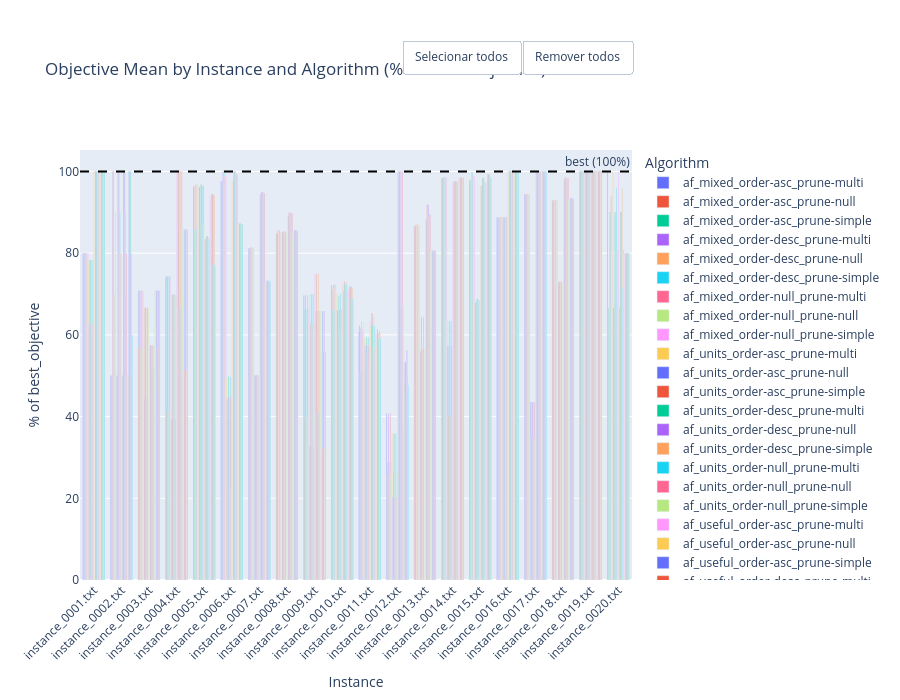

The code cell stored with this chart in its notebook:
### Code cell
# Objective Mean as % of Best Objective

objective_plot = (
    df.pivot_table(
        index='instance',
        columns='algorithm',
        values='objective_mean',
        aggfunc='mean'
    )
    .sort_index()
    .fillna(0)
)

best_objective_by_instance = (
    df[['instance', 'best_objective']]
    .drop_duplicates(subset='instance')
    .set_index('instance')['best_objective']
)

objective_pct_plot = objective_plot.div(best_objective_by_instance, axis=0) * 100
objective_pct_plot = objective_pct_plot.replace([float('inf'), -float('inf')], 0).fillna(0)

fig = go.Figure()
for algo in objective_pct_plot.columns:
    fig.add_trace(go.Bar(
        name=algo,
        x=objective_pct_plot.index,
        y=objective_pct_plot[algo],
        hovertemplate=f'<b>{algo}</b><br>Instance: %{{x}}<br>%{{y:.1f}}% of best<extra></extra>'
    ))

fig.add_hline(y=100, line_dash='dash', line_color='black', annotation_text='best (100%)')

fig.update_layout(
    barmode='group',
    title='Objective Mean by Instance and Algorithm (% of Best Objective)',
    xaxis_title='Instance',
    yaxis_title='% of best_objective',
    legend_title='Algorithm',
    height=700,
    margin=dict(t=150),
    xaxis_tickangle=-45,
)
add_legend_mass_toggle(fig)
fig.show()

### Figure 1 — Plotly figure (JSON) as saved in the notebook; plotly's stock layout.template omitted (floating-point values rounded to 4 significant figures)
{"data": [{"hovertemplate": "<b>af_mixed_order-asc_prune-multi</b><br>Instance: %{x}<br>%{y:.1f}% of best<extra></extra>", "name": "af_mixed_order-asc_prune-multi", "type": "bar", "x": ["instance_0001.txt", "instance_0002.txt", "instance_0003.txt", "instance_0004.txt", "instance_0005.txt", "instance_0006.txt", "instance_0007.txt", "instance_0008.txt", "instance_0009.txt", "instance_0010.txt", "instance_0011.txt", "instance_0012.txt", "instance_0013.txt", "instance_0014.txt", "instance_0015.txt", "instance_0016.txt", "instance_0017.txt", "instance_0018.txt", "instance_0019.txt", "instance_0020.txt"], "y": [80.0, 50.0, 70.83, 74.29, 96.35, 97.68, 81.12, 84.82, 69.62, 72.09, 60.68, 40.78, 86.67, 98.4, 97.77, 88.82, 94.52, 92.83, 100.0, 100.0]}, {"hovertemplate": "<b>af_mixed_order-asc_prune-null</b><br>Instance: %{x}<br>%{y:.1f}% of best<extra></extra>", "name": "af_mixed_order-asc_prune-null", "type": "bar", "x": ["instance_0001.txt", "instance_0002.txt", "instance_0003.txt", "instance_0004.txt", "instance_0005.txt", "instance_0006.txt", "instance_0007.txt", "instance_0008.txt", "instance_0009.txt", "instance_0010.txt", "instance_0011.txt", "instance_0012.txt", "instance_0013.txt", "instance_0014.txt", "instance_0015.txt", "instance_0016.txt", "instance_0017.txt", "instance_0018.txt", "instance_0019.txt", "instance_0020.txt"], "y": [80.0, 50.0, 56.67, 41.27, 96.35, 97.68, 81.12, 84.82, 39.78, 71.07, 62.24, 25.68, 86.67, 98.4, 97.77, 88.82, 94.52, 92.83, 100.0, 66.67]}, {"hovertemplate": "<b>af_mixed_order-asc_prune-simple</b><br>Instance: %{x}<br>%{y:.1f}% of best<extra></extra>", "name": "af_mixed_order-asc_prune-simple", "type": "bar", "x": ["instance_0001.txt", "instance_0002.txt", "instance_0003.txt", "instance_0004.txt", "instance_0005.txt", "instance_0006.txt", "instance_0007.txt", "instance_0008.txt", "instance_0009.txt", "instance_0010.txt", "instance_0011.txt", "instance_0012.txt", "instance_0013.txt", "instance_0014.txt", "instance_0015.txt", "instance_0016.txt", "instance_0017.txt", "instance_0018.txt", "instance_0019.txt", "instance_0020.txt"], "y": [80.0, 50.0, 70.83, 74.29, 85.64, 97.68, 81.12, 84.82, 66.31, 65.96, 50.57, 28.89, 86.67, 98.4, 97.77, 88.82, 94.52, 92.83, 100.0, 66.67]}, {"hovertemplate": "<b>af_mixed_order-desc_prune-multi</b><br>Instance: %{x}<br>%{y:.1f}% of best<extra></extra>", "name": "af_mixed_order-desc_prune-multi", "type": "bar", "x": ["instance_0001.txt", "instance_0002.txt", "instance_0003.txt", "instance_0004.txt", "instance_0005.txt", "instance_0006.txt", "instance_0007.txt", "instance_0008.txt", "instance_0009.txt", "instance_0010.txt", "instance_0011.txt", "instance_0012.txt", "instance_0013.txt", "instance_0014.txt", "instance_0015.txt", "instance_0016.txt", "instance_0017.txt", "instance_0018.txt", "instance_0019.txt", "instance_0020.txt"], "y": [80.0, 100.0, 70.83, 74.29, 96.91, 100.0, 81.38, 85.71, 69.62, 72.34, 61.72, 40.78, 87.01, 98.65, 99.78, 88.82, 94.52, 93.0, 100.0, 90.0]}, {"hovertemplate": "<b>af_mixed_order-desc_prune-null</b><br>Instance: %{x}<br>%{y:.1f}% of best<extra></extra>", "name": "af_mixed_order-desc_prune-null", "type": "bar", "x": ["instance_0001.txt", "instance_0002.txt", "instance_0003.txt", "instance_0004.txt", "instance_0005.txt", "instance_0006.txt", "instance_0007.txt", "instance_0008.txt", "instance_0009.txt", "instance_0010.txt", "instance_0011.txt", "instance_0012.txt", "instance_0013.txt", "instance_0014.txt", "instance_0015.txt", "instance_0016.txt", "instance_0017.txt", "instance_0018.txt", "instance_0019.txt", "instance_0020.txt"], "y": [80.0, 100.0, 56.67, 41.27, 96.91, 100.0, 81.38, 85.71, 39.78, 71.32, 63.3, 25.68, 87.01, 98.65, 99.78, 88.82, 94.52, 93.0, 100.0, 90.0]}, {"hovertemplate": "<b>af_mixed_order-desc_prune-simple</b><br>Instance: %{x}<br>%{y:.1f}% of best<extra></extra>", "name": "af_mixed_order-desc_prune-simple", "type": "bar", "x": ["instance_0001.txt", "instance_0002.txt", "instance_0003.txt", "instance_0004.txt", "instance_0005.txt", "instance_0006.txt", "instance_0007.txt", "instance_0008.txt", "instance_0009.txt", "instance_0010.txt", "instance_0011.txt", "instance_0012.txt", "instance_0013.txt", "instance_0014.txt", "instance_0015.txt", "instance_0016.txt", "instance_0017.txt", "instance_0018.txt", "instance_0019.txt", "instance_0020.txt"], "y": [80.0, 100.0, 70.83, 74.29, 86.14, 100.0, 81.38, 85.71, 66.31, 66.19, 52.53, 28.89, 87.01, 98.65, 99.78, 88.82, 94.52, 93.0, 100.0, 90.0]}, {"hovertemplate": "<b>af_mixed_order-null_prune-multi</b><br>Instance: %{x}<br>%{y:.1f}% of best<extra></extra>", "name": "af_mixed_order-null_prune-multi", "type": "bar", "x": ["instance_0001.txt", "instance_0002.txt", "instance_0003.txt", "instance_0004.txt", "instance_0005.txt", "instance_0006.txt", "instance_0007.txt", "instance_0008.txt", "instance_0009.txt", "instance_0010.txt", "instance_0011.txt", "instance_0012.txt", "instance_0013.txt", "instance_0014.txt", "instance_0015.txt", "instance_0016.txt", "instance_0017.txt", "instance_0018.txt", "instance_0019.txt", "instance_0020.txt"], "y": [80.0, 70.0, 70.83, 74.29, 96.7, 98.9, 81.3, 85.15, 69.62, 72.26, 61.07, 40.78, 86.88, 98.53, 98.93, 88.82, 94.52, 92.94, 100.0, 94.0]}, {"hovertemplate": "<b>af_mixed_order-null_prune-null</b><br>Instance: %{x}<br>%{y:.1f}% of best<extra></extra>", "name": "af_mixed_order-null_prune-null", "type": "bar", "x": ["instance_0001.txt", "instance_0002.txt", "instance_0003.txt", "instance_0004.txt", "instance_0005.txt", "instance_0006.txt", "instance_0007.txt", "instance_0008.txt", "instance_0009.txt", "instance_0010.txt", "instance_0011.txt", "instance_0012.txt", "instance_0013.txt", "instance_0014.txt", "instance_0015.txt", "instance_0016.txt", "instance_0017.txt", "instance_0018.txt", "instance_0019.txt", "instance_0020.txt"], "y": [80.0, 70.0, 56.67, 41.27, 96.74, 98.93, 81.24, 85.2, 39.78, 71.2, 62.97, 25.68, 86.84, 98.52, 98.3, 88.82, 94.52, 92.9, 100.0, 80.67]}, {"hovertemplate": "<b>af_mixed_order-null_prune-simple</b><br>Instance: %{x}<br>%{y:.1f}% of best<extra></extra>", "name": "af_mixed_order-null_prune-simple", "type": "bar", "x": ["instance_0001.txt", "instance_0002.txt", "instance_0003.txt", "instance_0004.txt", "instance_0005.txt", "instance_0006.txt", "instance_0007.txt", "instance_0008.txt", "instance_0009.txt", "instance_0010.txt", "instance_0011.txt", "instance_0012.txt", "instance_0013.txt", "instance_0014.txt", "instance_0015.txt", "instance_0016.txt", "instance_0017.txt", "instance_0018.txt", "instance_0019.txt", "instance_0020.txt"], "y": [80.0, 90.0, 70.83, 74.29, 85.99, 99.07, 81.3, 85.2, 66.31, 66.12, 51.42, 28.89, 86.86, 98.52, 98.62, 88.82, 94.52, 92.94, 100.0, 80.67]}, {"hovertemplate": "<b>af_units_order-asc_prune-multi</b><br>Instance: %{x}<br>%{y:.1f}% of best<extra></extra>", "name": "af_units_order-asc_prune-multi", "type": "bar", "x": ["instance_0001.txt", "instance_0002.txt", "instance_0003.txt", "instance_0004.txt", "instance_0005.txt", "instance_0006.txt", "instance_0007.txt", "instance_0008.txt", "instance_0009.txt", "instance_0010.txt", "instance_0011.txt", "instance_0012.txt", "instance_0013.txt", "instance_0014.txt", "instance_0015.txt", "instance_0016.txt", "instance_0017.txt", "instance_0018.txt", "instance_0019.txt", "instance_0020.txt"], "y": [78.33, 50.0, 66.67, 69.84, 96.2, 49.43, 50.0, 85.09, 70.03, 70.17, 59.27, 35.88, 63.93, 63.31, 68.02, 88.82, 43.49, 72.74, 100.0, 100.0]}, {"hovertemplate": "<b>af_units_order-asc_prune-null</b><br>Instance: %{x}<br>%{y:.1f}% of best<extra></extra>", "name": "af_units_order-asc_prune-null", "type": "bar", "x": ["instance_0001.txt", "instance_0002.txt", "instance_0003.txt", "instance_0004.txt", "instance_0005.txt", "instance_0006.txt", "instance_0007.txt", "instance_0008.txt", "instance_0009.txt", "instance_0010.txt", "instance_0011.txt", "instance_0012.txt", "instance_0013.txt", "instance_0014.txt", "instance_0015.txt", "instance_0016.txt", "instance_0017.txt", "instance_0018.txt", "instance_0019.txt", "instance_0020.txt"], "y": [62.67, 50.0, 44.44, 39.29, 96.2, 44.49, 50.0, 85.09, 32.73, 66.04, 57.34, 20.19, 55.94, 57.28, 68.02, 88.82, 43.49, 72.74, 100.0, 66.67]}, {"hovertemplate": "<b>af_units_order-asc_prune-simple</b><br>Instance: %{x}<br>%{y:.1f}% of best<extra></extra>", "name": "af_units_order-asc_prune-simple", "type": "bar", "x": ["instance_0001.txt", "instance_0002.txt", "instance_0003.txt", "instance_0004.txt", "instance_0005.txt", "instance_0006.txt", "instance_0007.txt", "instance_0008.txt", "instance_0009.txt", "instance_0010.txt", "instance_0011.txt", "instance_0012.txt", "instance_0013.txt", "instance_0014.txt", "instance_0015.txt", "instance_0016.txt", "instance_0017.txt", "instance_0018.txt", "instance_0019.txt", "instance_0020.txt"], "y": [78.33, 50.0, 66.67, 69.84, 86.58, 22.24, 50.0, 85.09, 62.74, 61.24, 52.25, 26.19, 55.94, 40.1, 68.02, 88.82, 34.79, 72.74, 100.0, 66.67]}, {"hovertemplate": "<b>af_units_order-desc_prune-multi</b><br>Instance: %{x}<br>%{y:.1f}% of best<extra></extra>", "name": "af_units_order-desc_prune-multi", "type": "bar", "x": ["instance_0001.txt", "instance_0002.txt", "instance_0003.txt", "instance_0004.txt", "instance_0005.txt", "instance_0006.txt", "instance_0007.txt", "instance_0008.txt", "instance_0009.txt", "instance_0010.txt", "instance_0011.txt", "instance_0012.txt", "instance_0013.txt", "instance_0014.txt", "instance_0015.txt", "instance_0016.txt", "instance_0017.txt", "instance_0018.txt", "instance_0019.txt", "instance_0020.txt"], "y": [78.33, 100.0, 66.67, 69.84, 96.76, 49.93, 50.08, 85.31, 70.03, 69.52, 59.43, 35.88, 64.46, 63.46, 68.88, 88.82, 43.49, 73.06, 100.0, 90.0]}, {"hovertemplate": "<b>af_units_order-desc_prune-null</b><br>Instance: %{x}<br>%{y:.1f}% of best<extra></extra>", "name": "af_units_order-desc_prune-null", "type": "bar", "x": ["instance_0001.txt", "instance_0002.txt", "instance_0003.txt", "instance_0004.txt", "instance_0005.txt", "instance_0006.txt", "instance_0007.txt", "instance_0008.txt", "instance_0009.txt", "instance_0010.txt", "instance_0011.txt", "instance_0012.txt", "instance_0013.txt", "instance_0014.txt", "instance_0015.txt", "instance_0016.txt", "instance_0017.txt", "instance_0018.txt", "instance_0019.txt", "instance_0020.txt"], "y": [62.67, 100.0, 44.44, 39.29, 96.76, 44.93, 50.08, 85.31, 32.73, 66.34, 57.5, 20.19, 56.4, 57.41, 68.88, 88.82, 43.49, 73.06, 100.0, 90.0]}, {"hovertemplate": "<b>af_units_order-desc_prune-simple</b><br>Instance: %{x}<br>%{y:.1f}% of best<extra></extra>", "name": "af_units_order-desc_prune-simple", "type": "bar", "x": ["instance_0001.txt", "instance_0002.txt", "instance_0003.txt", "instance_0004.txt", "instance_0005.txt", "instance_0006.txt", "instance_0007.txt", "instance_0008.txt", "instance_0009.txt", "instance_0010.txt", "instance_0011.txt", "instance_0012.txt", "instance_0013.txt", "instance_0014.txt", "instance_0015.txt", "instance_0016.txt", "instance_0017.txt", "instance_0018.txt", "instance_0019.txt", "instance_0020.txt"], "y": [78.33, 100.0, 66.67, 69.84, 87.08, 22.47, 50.08, 85.31, 62.74, 61.52, 52.39, 26.19, 56.4, 40.19, 68.88, 88.82, 34.79, 73.06, 100.0, 90.0]}, {"hovertemplate": "<b>af_units_order-null_prune-multi</b><br>Instance: %{x}<br>%{y:.1f}% of best<extra></extra>", "name": "af_units_order-null_prune-multi", "type": "bar", "x": ["instance_0001.txt", "instance_0002.txt", "instance_0003.txt", "instance_0004.txt", "instance_0005.txt", "instance_0006.txt", "instance_0007.txt", "instance_0008.txt", "instance_0009.txt", "instance_0010.txt", "instance_0011.txt", "instance_0012.txt", "instance_0013.txt", "instance_0014.txt", "instance_0015.txt", "instance_0016.txt", "instance_0017.txt", "instance_0018.txt", "instance_0019.txt", "instance_0020.txt"], "y": [78.33, 90.0, 66.67, 69.84, 96.38, 49.71, 50.05, 85.19, 70.03, 70.17, 59.39, 35.88, 64.35, 63.37, 68.53, 88.82, 43.49, 72.93, 100.0, 96.0]}, {"hovertemplate": "<b>af_units_order-null_prune-null</b><br>Instance: %{x}<br>%{y:.1f}% of best<extra></extra>", "name": "af_units_order-null_prune-null", "type": "bar", "x": ["instance_0001.txt", "instance_0002.txt", "instance_0003.txt", "instance_0004.txt", "instance_0005.txt", "instance_0006.txt", "instance_0007.txt", "instance_0008.txt", "instance_0009.txt", "instance_0010.txt", "instance_0011.txt", "instance_0012.txt", "instance_0013.txt", "instance_0014.txt", "instance_0015.txt", "instance_0016.txt", "instance_0017.txt", "instance_0018.txt", "instance_0019.txt", "instance_0020.txt"], "y": [62.67, 80.0, 44.44, 39.29, 96.52, 44.7, 50.05, 85.24, 32.73, 66.26, 57.44, 20.19, 56.29, 57.35, 68.55, 88.82, 43.49, 72.89, 100.0, 80.67]}, {"hovertemplate": "<b>af_units_order-null_prune-simple</b><br>Instance: %{x}<br>%{y:.1f}% of best<extra></extra>", "name": "af_units_order-null_prune-simple", "type": "bar", "x": ["instance_0001.txt", "instance_0002.txt", "instance_0003.txt", "instance_0004.txt", "instance_0005.txt", "instance_0006.txt", "instance_0007.txt", "instance_0008.txt", "instance_0009.txt", "instance_0010.txt", "instance_0011.txt", "instance_0012.txt", "instance_0013.txt", "instance_0014.txt", "instance_0015.txt", "instance_0016.txt", "instance_0017.txt", "instance_0018.txt", "instance_0019.txt", "instance_0020.txt"], "y": [78.33, 80.0, 66.67, 69.84, 86.87, 22.33, 50.0, 85.21, 62.74, 61.18, 52.37, 26.19, 56.28, 40.15, 68.59, 88.82, 34.79, 72.85, 100.0, 80.67]}, {"hovertemplate": "<b>af_useful_order-asc_prune-multi</b><br>Instance: %{x}<br>%{y:.1f}% of best<extra></extra>", "name": "af_useful_order-asc_prune-multi", "type": "bar", "x": ["instance_0001.txt", "instance_0002.txt", "instance_0003.txt", "instance_0004.txt", "instance_0005.txt", "instance_0006.txt", "instance_0007.txt", "instance_0008.txt", "instance_0009.txt", "instance_0010.txt", "instance_0011.txt", "instance_0012.txt", "instance_0013.txt", "instance_0014.txt", "instance_0015.txt", "instance_0016.txt", "instance_0017.txt", "instance_0018.txt", "instance_0019.txt", "instance_0020.txt"], "y": [100.0, 50.0, 57.41, 100.0, 83.45, 97.68, 94.52, 89.31, 74.95, 72.81, 63.42, 100.0, 88.26, 97.45, 96.43, 100.0, 100.0, 97.95, 100.0, 100.0]}, {"hovertemplate": "<b>af_useful_order-asc_prune-null</b><br>Instance: %{x}<br>%{y:.1f}% of best<extra></extra>", "name": "af_useful_order-asc_prune-null", "type": "bar", "x": ["instance_0001.txt", "instance_0002.txt", "instance_0003.txt", "instance_0004.txt", "instance_0005.txt", "instance_0006.txt", "instance_0007.txt", "instance_0008.txt", "instance_0009.txt", "instance_0010.txt", "instance_0011.txt", "instance_0012.txt", "instance_0013.txt", "instance_0014.txt", "instance_0015.txt", "instance_0016.txt", "instance_0017.txt", "instance_0018.txt", "instance_0019.txt", "instance_0020.txt"], "y": [100.0, 50.0, 51.67, 66.67, 83.45, 97.68, 94.52, 89.31, 41.01, 72.26, 61.98, 66.67, 88.26, 97.45, 96.43, 100.0, 100.0, 97.95, 100.0, 66.67]}, {"hovertemplate": "<b>af_useful_order-asc_prune-simple</b><br>Instance: %{x}<br>%{y:.1f}% of best<extra></extra>", "name": "af_useful_order-asc_prune-simple", "type": "bar", "x": ["instance_0001.txt", "instance_0002.txt", "instance_0003.txt", "instance_0004.txt", "instance_0005.txt", "instance_0006.txt", "instance_0007.txt", "instance_0008.txt", "instance_0009.txt", "instance_0010.txt", "instance_0011.txt", "instance_0012.txt", "instance_0013.txt", "instance_0014.txt", "instance_0015.txt", "instance_0016.txt", "instance_0017.txt", "instance_0018.txt", "instance_0019.txt", "instance_0020.txt"], "y": [100.0, 50.0, 57.41, 100.0, 83.45, 97.68, 94.52, 89.31, 65.87, 70.68, 62.69, 100.0, 88.26, 97.45, 96.43, 100.0, 100.0, 97.95, 100.0, 66.67]}, {"hovertemplate": "<b>af_useful_order-desc_prune-multi</b><br>Instance: %{x}<br>%{y:.1f}% of best<extra></extra>", "name": "af_useful_order-desc_prune-multi", "type": "bar", "x": ["instance_0001.txt", "instance_0002.txt", "instance_0003.txt", "instance_0004.txt", "instance_0005.txt", "instance_0006.txt", "instance_0007.txt", "instance_0008.txt", "instance_0009.txt", "instance_0010.txt", "instance_0011.txt", "instance_0012.txt", "instance_0013.txt", "instance_0014.txt", "instance_0015.txt", "instance_0016.txt", "instance_0017.txt", "instance_0018.txt", "instance_0019.txt", "instance_0020.txt"], "y": [100.0, 100.0, 57.41, 100.0, 84.15, 100.0, 94.96, 89.99, 74.95, 72.98, 65.38, 100.0, 91.88, 97.65, 98.44, 100.0, 100.0, 98.46, 100.0, 90.0]}, {"hovertemplate": "<b>af_useful_order-desc_prune-null</b><br>Instance: %{x}<br>%{y:.1f}% of best<extra></extra>", "name": "af_useful_order-desc_prune-null", "type": "bar", "x": ["instance_0001.txt", "instance_0002.txt", "instance_0003.txt", "instance_0004.txt", "instance_0005.txt", "instance_0006.txt", "instance_0007.txt", "instance_0008.txt", "instance_0009.txt", "instance_0010.txt", "instance_0011.txt", "instance_0012.txt", "instance_0013.txt", "instance_0014.txt", "instance_0015.txt", "instance_0016.txt", "instance_0017.txt", "instance_0018.txt", "instance_0019.txt", "instance_0020.txt"], "y": [100.0, 100.0, 51.67, 66.67, 84.15, 100.0, 94.96, 89.99, 41.01, 72.44, 62.36, 66.67, 91.88, 97.65, 98.44, 100.0, 100.0, 98.46, 100.0, 90.0]}, {"hovertemplate": "<b>af_useful_order-desc_prune-simple</b><br>Instance: %{x}<br>%{y:.1f}% of best<extra></extra>", "name": "af_useful_order-desc_prune-simple", "type": "bar", "x": ["instance_0001.txt", "instance_0002.txt", "instance_0003.txt", "instance_0004.txt", "instance_0005.txt", "instance_0006.txt", "instance_0007.txt", "instance_0008.txt", "instance_0009.txt", "instance_0010.txt", "instance_0011.txt", "instance_0012.txt", "instance_0013.txt", "instance_0014.txt", "instance_0015.txt", "instance_0016.txt", "instance_0017.txt", "instance_0018.txt", "instance_0019.txt", "instance_0020.txt"], "y": [100.0, 100.0, 57.41, 100.0, 84.15, 100.0, 94.96, 89.99, 65.87, 70.85, 55.53, 100.0, 91.88, 97.65, 98.44, 100.0, 100.0, 98.46, 100.0, 90.0]}, {"hovertemplate": "<b>af_useful_order-null_prune-multi</b><br>Instance: %{x}<br>%{y:.1f}% of best<extra></extra>", "name": "af_useful_order-null_prune-multi", "type": "bar", "x": ["instance_0001.txt", "instance_0002.txt", "instance_0003.txt", "instance_0004.txt", "instance_0005.txt", "instance_0006.txt", "instance_0007.txt", "instance_0008.txt", "instance_0009.txt", "instance_0010.txt", "instance_0011.txt", "instance_0012.txt", "instance_0013.txt", "instance_0014.txt", "instance_0015.txt", "instance_0016.txt", "instance_0017.txt", "instance_0018.txt", "instance_0019.txt", "instance_0020.txt"], "y": [100.0, 90.0, 57.41, 100.0, 83.88, 99.33, 94.79, 89.71, 74.95, 72.9, 64.46, 100.0, 88.6, 97.52, 97.59, 100.0, 100.0, 98.29, 100.0, 96.0]}, {"hovertemplate": "<b>af_useful_order-null_prune-null</b><br>Instance: %{x}<br>%{y:.1f}% of best<extra></extra>", "name": "af_useful_order-null_prune-null", "type": "bar", "x": ["instance_0001.txt", "instance_0002.txt", "instance_0003.txt", "instance_0004.txt", "instance_0005.txt", "instance_0006.txt", "instance_0007.txt", "instance_0008.txt", "instance_0009.txt", "instance_0010.txt", "instance_0011.txt", "instance_0012.txt", "instance_0013.txt", "instance_0014.txt", "instance_0015.txt", "instance_0016.txt", "instance_0017.txt", "instance_0018.txt", "instance_0019.txt", "instance_0020.txt"], "y": [100.0, 70.0, 51.67, 66.67, 83.52, 99.13, 94.68, 89.76, 41.01, 72.34, 62.14, 66.67, 89.45, 97.53, 97.28, 100.0, 100.0, 98.12, 100.0, 71.33]}, {"hovertemplate": "<b>af_useful_order-null_prune-simple</b><br>Instance: %{x}<br>%{y:.1f}% of best<extra></extra>", "name": "af_useful_order-null_prune-simple", "type": "bar", "x": ["instance_0001.txt", "instance_0002.txt", "instance_0003.txt", "instance_0004.txt", "instance_0005.txt", "instance_0006.txt", "instance_0007.txt", "instance_0008.txt", "instance_0009.txt", "instance_0010.txt", "instance_0011.txt", "instance_0012.txt", "instance_0013.txt", "instance_0014.txt", "instance_0015.txt", "instance_0016.txt", "instance_0017.txt", "instance_0018.txt", "instance_0019.txt", "instance_0020.txt"], "y": [100.0, 80.0, 57.41, 100.0, 83.61, 99.25, 94.76, 89.78, 65.87, 70.78, 56.87, 100.0, 89.39, 97.52, 97.41, 100.0, 100.0, 98.26, 100.0, 80.67]}, {"hovertemplate": "<b>af_variety_order-asc_prune-multi</b><br>Instance: %{x}<br>%{y:.1f}% of best<extra></extra>", "name": "af_variety_order-asc_prune-multi", "type": "bar", "x": ["instance_0001.txt", "instance_0002.txt", "instance_0003.txt", "instance_0004.txt", "instance_0005.txt", "instance_0006.txt", "instance_0007.txt", "instance_0008.txt", "instance_0009.txt", "instance_0010.txt", "instance_0011.txt", "instance_0012.txt", "instance_0013.txt", "instance_0014.txt", "instance_0015.txt", "instance_0016.txt", "instance_0017.txt", "instance_0018.txt", "instance_0019.txt", "instance_0020.txt"], "y": [100.0, 50.0, 70.83, 85.71, 93.95, 86.83, 72.91, 84.82, 65.87, 71.67, 60.53, 67.56, 80.4, 98.3, 97.32, 100.0, 100.0, 93.0, 100.0, 80.0]}, {"hovertemplate": "<b>af_variety_order-asc_prune-null</b><br>Instance: %{x}<br>%{y:.1f}% of best<extra></extra>", "name": "af_variety_order-asc_prune-null", "type": "bar", "x": ["instance_0001.txt", "instance_0002.txt", "instance_0003.txt", "instance_0004.txt", "instance_0005.txt", "instance_0006.txt", "instance_0007.txt", "instance_0008.txt", "instance_0009.txt", "instance_0010.txt", "instance_0011.txt", "instance_0012.txt", "instance_0013.txt", "instance_0014.txt", "instance_0015.txt", "instance_0016.txt", "instance_0017.txt", "instance_0018.txt", "instance_0019.txt", "instance_0020.txt"], "y": [100.0, 50.0, 56.67, 51.43, 93.95, 86.83, 72.91, 84.82, 32.2, 71.16, 60.22, 37.53, 80.4, 98.3, 97.32, 100.0, 100.0, 93.0, 100.0, 80.0]}, {"hovertemplate": "<b>af_variety_order-asc_prune-simple</b><br>Instance: %{x}<br>%{y:.1f}% of best<extra></extra>", "name": "af_variety_order-asc_prune-simple", "type": "bar", "x": ["instance_0001.txt", "instance_0002.txt", "instance_0003.txt", "instance_0004.txt", "instance_0005.txt", "instance_0006.txt", "instance_0007.txt", "instance_0008.txt", "instance_0009.txt", "instance_0010.txt", "instance_0011.txt", "instance_0012.txt", "instance_0013.txt", "instance_0014.txt", "instance_0015.txt", "instance_0016.txt", "instance_0017.txt", "instance_0018.txt", "instance_0019.txt", "instance_0020.txt"], "y": [100.0, 50.0, 70.83, 85.71, 76.87, 86.83, 72.91, 84.82, 55.73, 68.72, 58.98, 48.25, 80.4, 98.3, 97.32, 100.0, 100.0, 93.0, 100.0, 80.0]}, {"hovertemplate": "<b>af_variety_order-desc_prune-multi</b><br>Instance: %{x}<br>%{y:.1f}% of best<extra></extra>", "name": "af_variety_order-desc_prune-multi", "type": "bar", "x": ["instance_0001.txt", "instance_0002.txt", "instance_0003.txt", "instance_0004.txt", "instance_0005.txt", "instance_0006.txt", "instance_0007.txt", "instance_0008.txt", "instance_0009.txt", "instance_0010.txt", "instance_0011.txt", "instance_0012.txt", "instance_0013.txt", "instance_0014.txt", "instance_0015.txt", "instance_0016.txt", "instance_0017.txt", "instance_0018.txt", "instance_0019.txt", "instance_0020.txt"], "y": [100.0, 100.0, 70.83, 85.71, 94.51, 87.26, 73.27, 85.71, 65.87, 71.92, 61.4, 53.33, 80.61, 98.55, 99.33, 100.0, 100.0, 93.52, 100.0, 80.0]}, {"hovertemplate": "<b>af_variety_order-desc_prune-null</b><br>Instance: %{x}<br>%{y:.1f}% of best<extra></extra>", "name": "af_variety_order-desc_prune-null", "type": "bar", "x": ["instance_0001.txt", "instance_0002.txt", "instance_0003.txt", "instance_0004.txt", "instance_0005.txt", "instance_0006.txt", "instance_0007.txt", "instance_0008.txt", "instance_0009.txt", "instance_0010.txt", "instance_0011.txt", "instance_0012.txt", "instance_0013.txt", "instance_0014.txt", "instance_0015.txt", "instance_0016.txt", "instance_0017.txt", "instance_0018.txt", "instance_0019.txt", "instance_0020.txt"], "y": [100.0, 100.0, 56.67, 51.43, 94.51, 87.26, 73.27, 85.71, 32.2, 71.41, 60.43, 53.33, 80.61, 98.55, 99.33, 100.0, 100.0, 93.52, 100.0, 80.0]}, {"hovertemplate": "<b>af_variety_order-desc_prune-simple</b><br>Instance: %{x}<br>%{y:.1f}% of best<extra></extra>", "name": "af_variety_order-desc_prune-simple", "type": "bar", "x": ["instance_0001.txt", "instance_0002.txt", "instance_0003.txt", "instance_0004.txt", "instance_0005.txt", "instance_0006.txt", "instance_0007.txt", "instance_0008.txt", "instance_0009.txt", "instance_0010.txt", "instance_0011.txt", "instance_0012.txt", "instance_0013.txt", "instance_0014.txt", "instance_0015.txt", "instance_0016.txt", "instance_0017.txt", "instance_0018.txt", "instance_0019.txt", "instance_0020.txt"], "y": [100.0, 100.0, 70.83, 85.71, 77.33, 87.26, 73.27, 85.71, 55.73, 68.96, 59.2, 45.71, 80.61, 98.55, 99.33, 100.0, 100.0, 93.52, 100.0, 80.0]}, {"hovertemplate": "<b>af_variety_order-null_prune-multi</b><br>Instance: %{x}<br>%{y:.1f}% of best<extra></extra>", "name": "af_variety_order-null_prune-multi", "type": "bar", "x": ["instance_0001.txt", "instance_0002.txt", "instance_0003.txt", "instance_0004.txt", "instance_0005.txt", "instance_0006.txt", "instance_0007.txt", "instance_0008.txt", "instance_0009.txt", "instance_0010.txt", "instance_0011.txt", "instance_0012.txt", "instance_0013.txt", "instance_0014.txt", "instance_0015.txt", "instance_0016.txt", "instance_0017.txt", "instance_0018.txt", "instance_0019.txt", "instance_0020.txt"], "y": [100.0, 80.0, 70.83, 85.71, 94.3, 87.06, 72.97, 85.36, 65.87, 71.79, 60.88, 56.18, 80.59, 98.44, 98.12, 100.0, 100.0, 93.41, 100.0, 80.0]}, {"hovertemplate": "<b>af_variety_order-null_prune-null</b><br>Instance: %{x}<br>%{y:.1f}% of best<extra></extra>", "name": "af_variety_order-null_prune-null", "type": "bar", "x": ["instance_0001.txt", "instance_0002.txt", "instance_0003.txt", "instance_0004.txt", "instance_0005.txt", "instance_0006.txt", "instance_0007.txt", "instance_0008.txt", "instance_0009.txt", "instance_0010.txt", "instance_0011.txt", "instance_0012.txt", "instance_0013.txt", "instance_0014.txt", "instance_0015.txt", "instance_0016.txt", "instance_0017.txt", "instance_0018.txt", "instance_0019.txt", "instance_0020.txt"], "y": [100.0, 60.0, 56.67, 51.43, 94.19, 87.06, 73.14, 85.37, 32.2, 71.28, 60.37, 50.17, 80.53, 98.43, 98.21, 100.0, 100.0, 93.28, 100.0, 80.0]}, {"hovertemplate": "<b>af_variety_order-null_prune-simple</b><br>Instance: %{x}<br>%{y:.1f}% of best<extra></extra>", "name": "af_variety_order-null_prune-simple", "type": "bar", "x": ["instance_0001.txt", "instance_0002.txt", "instance_0003.txt", "instance_0004.txt", "instance_0005.txt", "instance_0006.txt", "instance_0007.txt", "instance_0008.txt", "instance_0009.txt", "instance_0010.txt", "instance_0011.txt", "instance_0012.txt", "instance_0013.txt", "instance_0014.txt", "instance_0015.txt", "instance_0016.txt", "instance_0017.txt", "instance_0018.txt", "instance_0019.txt", "instance_0020.txt"], "y": [100.0, 60.0, 70.83, 85.71, 77.07, 87.0, 73.08, 85.36, 55.73, 68.85, 59.07, 47.75, 80.55, 98.47, 98.57, 100.0, 100.0, 93.14, 100.0, 80.0]}], "layout": {"annotations": [{"showarrow": false, "text": "best (100%)", "x": 1, "xanchor": "right", "xref": "x domain", "y": 100, "yanchor": "bottom", "yref": "y"}], "barmode": "group", "height": 700, "legend": {"title": {"text": "Algorithm"}}, "margin": {"t": 150}, "shapes": [{"line": {"color": "black", "dash": "dash"}, "type": "line", "x0": 0, "x1": 1, "xref": "x domain", "y0": 100, "y1": 100, "yref": "y"}], "title": {"text": "Objective Mean by Instance and Algorithm (% of Best Objective)"}, "updatemenus": [{"buttons": [{"args": [{"visible": [true, true, true, true, true, true, true, true, true, true, true, true, true, true, true, true, true, true, true, true, true, true, true, true, true, true, true, true, true, true, true, true, true, true, true, true]}], "label": "Selecionar todos", "method": "update"}, {"args": [{"visible": ["legendonly", "legendonly", "legendonly", "legendonly", "legendonly", "legendonly", "legendonly", "legendonly", "legendonly", "legendonly", "legendonly", "legendonly", "legendonly", "legendonly", "legendonly", "legendonly", "legendonly", "legendonly", "legendonly", "legendonly", "legendonly", "legendonly", "legendonly", "legendonly", "legendonly", "legendonly", "legendonly", "legendonly", "legendonly", "legendonly", "legendonly", "legendonly", "legendonly", "legendonly", "legendonly", "legendonly"]}], "label": "Remover todos", "method": "update"}], "direction": "right", "showactive": false, "type": "buttons", "x": 1, "xanchor": "right", "y": 1.18, "yanchor": "bottom"}], "xaxis": {"tickangle": -45, "title": {"text": "Instance"}}, "yaxis": {"title": {"text": "% of best_objective"}}}}
